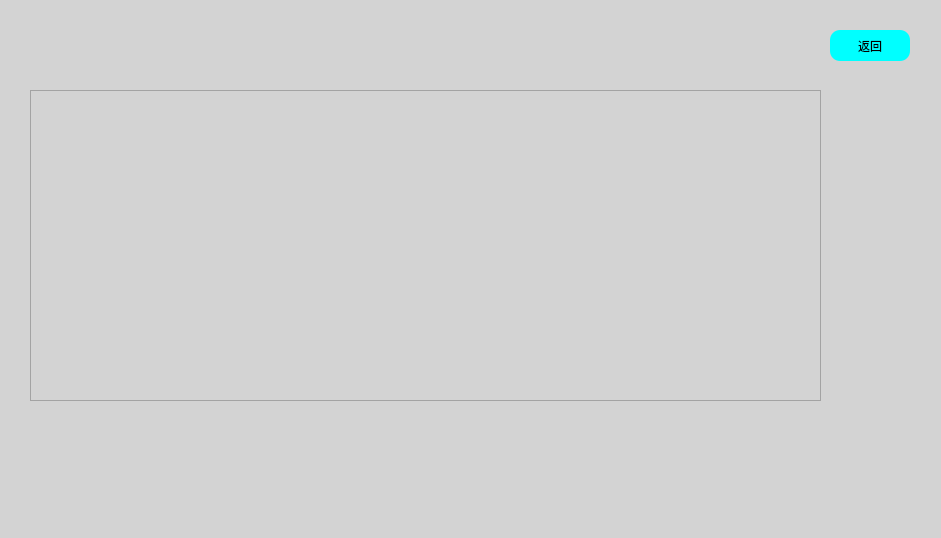
<?xml version="1.0" encoding="UTF-8"?>
<ui version="4.0">
 <class>PersonnelInformation</class>
 <widget class="QDialog" name="PersonnelInformation">
  <property name="geometry">
   <rect>
    <x>0</x>
    <y>0</y>
    <width>941</width>
    <height>538</height>
   </rect>
  </property>
  <property name="windowTitle">
   <string>Dialog</string>
  </property>
  <property name="styleSheet">
   <string notr="true">background-color: rgb(211,211,211);
background-position: center center;</string>
  </property>
  <widget class="QLabel" name="label">
   <property name="geometry">
    <rect>
     <x>330</x>
     <y>30</y>
     <width>131</width>
     <height>41</height>
    </rect>
   </property>
   <property name="text">
    <string/>
   </property>
  </widget>
  <widget class="QTableWidget" name="tableWidget">
   <property name="geometry">
    <rect>
     <x>30</x>
     <y>90</y>
     <width>791</width>
     <height>311</height>
    </rect>
   </property>
  </widget>
  <widget class="QPushButton" name="btn_return">
   <property name="geometry">
    <rect>
     <x>830</x>
     <y>30</y>
     <width>80</width>
     <height>31</height>
    </rect>
   </property>
   <property name="styleSheet">
    <string notr="true">background:#00FFFF;
	border-style:outset;
	border-radius:10px;</string>
   </property>
   <property name="text">
    <string>返回</string>
   </property>
  </widget>
 </widget>
 <resources/>
 <connections/>
</ui>
